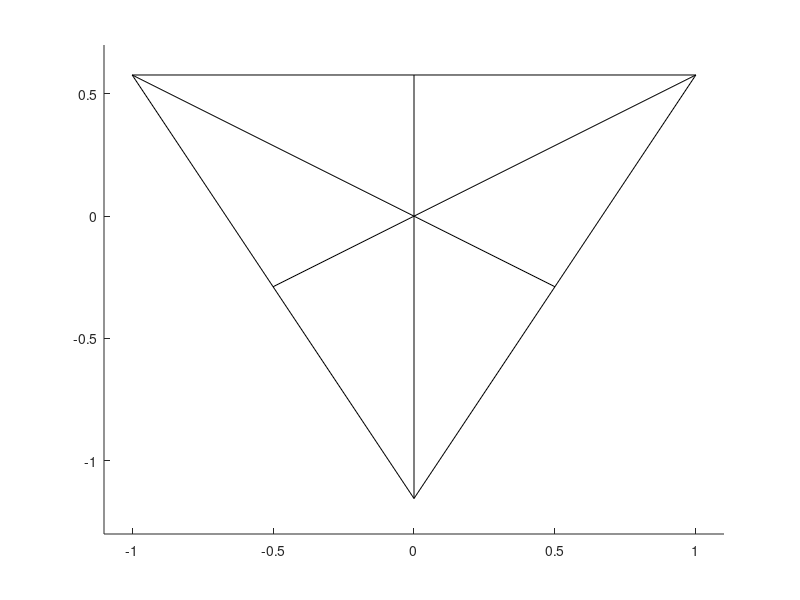

MATLAB code to generate this figure:
% This function plots the 2-simplex for n=3, plus the inner boundaries.

function[] = arenas()

hold on

% Set axes
axis([-1.1,1.1,-1.3,0.7])

% Plot outer edges
plot([1,-1,0,1],[1/sqrt(3),1/sqrt(3),-2/sqrt(3),1/sqrt(3)],"k");

% Plot inner edges
plot([0,0], [-2/sqrt(3),1/sqrt(3)],"k");
plot([-1/2,1], [-1/2/sqrt(3),1/sqrt(3)],"k");
plot([1/2,-1], [-1/2/sqrt(3),1/sqrt(3)],"k");

hold off	

end
